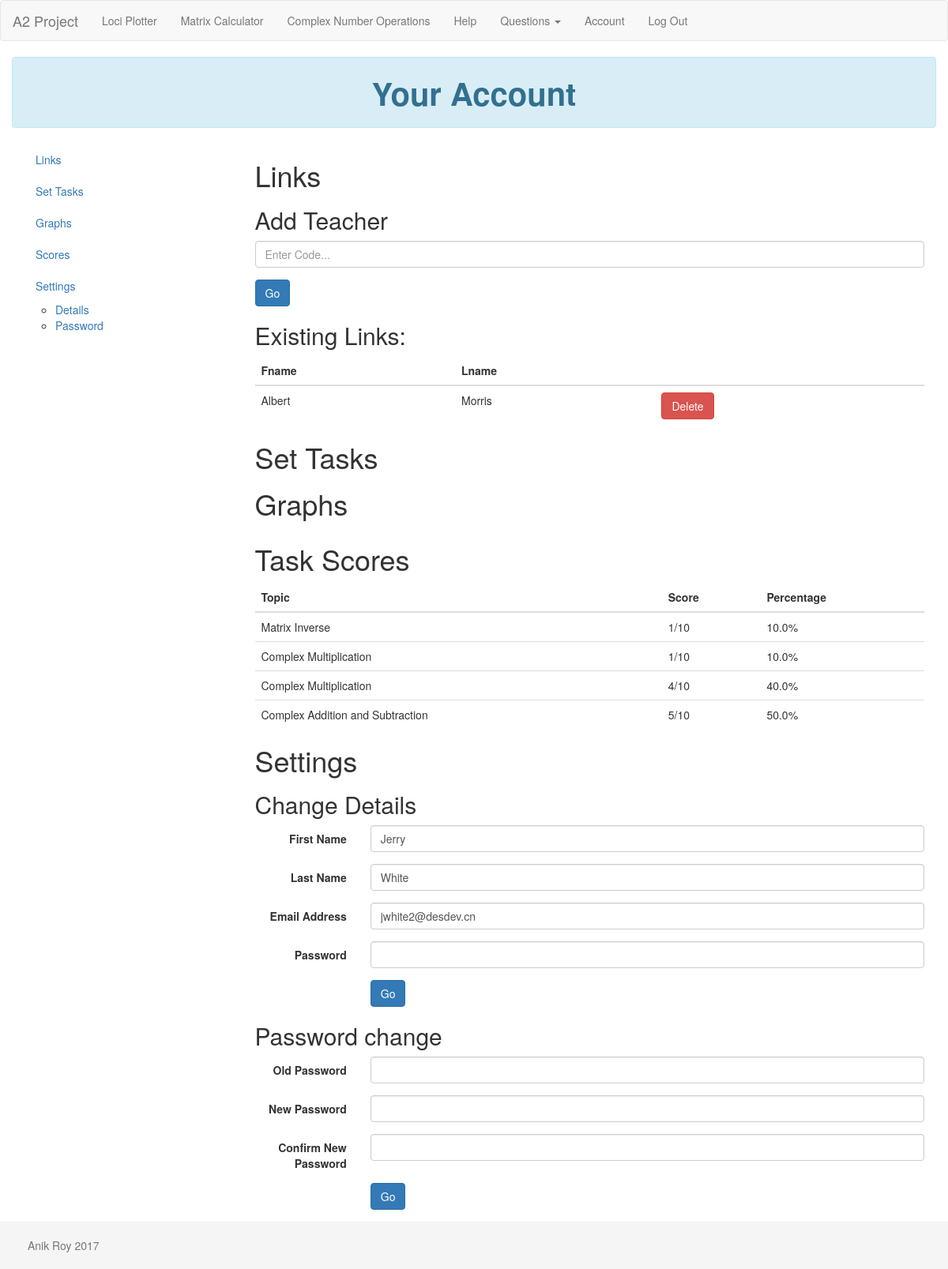
Screenshot of /account (signed in) with the database file from the repository.
### app/models.py (models this page shows, shortened)
class User(db.Model):
    user_id = db.Column('user_id', db.Integer, primary_key=True)
    fname = db.Column(db.String(80), unique=False)
    lname = db.Column(db.String(80), unique=False)
    email = db.Column(db.String(120), unique=True)
    password = db.Column(db.String(120), unique=False)
    authenticated = db.Column(db.Boolean, default=False)
    confirmed = db.Column(db.Boolean)
    role = db.Column(db.String(50))
    graphs = db.relationship('Graph', backref="user",
                             cascade="all, delete-orphan", lazy="dynamic")
    __mapper_args__ = {
        'polymorphic_identity': 'user',
        'polymorphic_on': role
    }

class Teacher(User):
    __tablename__ = 'teacher'
    teacher_id = db.Column(db.Integer, primary_key=True)
    user_id = db.Column(db.Integer, db.ForeignKey('user.user_id'))
    code = db.Column(db.String(7))
    students = db.relationship('Student', secondary='links',
                               backref=db.backref('teachers', lazy='dynamic'),
                               lazy='dynamic')
    tasks = db.relationship('Task', backref="teacher",
                            cascade="all, delete-orphan", lazy="dynamic")
    __mapper_args__ = {
        'polymorphic_identity': 'teacher',
    }

class User(db.Model):
    user_id = db.Column('user_id', db.Integer, primary_key=True)
    fname = db.Column(db.String(80), unique=False)
    lname = db.Column(db.String(80), unique=False)
    email = db.Column(db.String(120), unique=True)
    password = db.Column(db.String(120), unique=False)
    authenticated = db.Column(db.Boolean, default=False)
    confirmed = db.Column(db.Boolean)
    role = db.Column(db.String(50))
    graphs = db.relationship('Graph', backref="user",
                             cascade="all, delete-orphan", lazy="dynamic")
    __mapper_args__ = {
        'polymorphic_identity': 'user',
        'polymorphic_on': role
    }

class Mark(db.Model):
    mark_id = db.Column('mark_id', db.Integer, primary_key=True)
    score = db.Column(db.Integer)
    out_of = db.Column(db.Integer)
    date = db.Column(db.DateTime)
    question_id = db.Column(db.Integer)
    student_id = db.Column('student_id', db.Integer,
                           db.ForeignKey('student.student_id'))
    task = db.relationship('Task', uselist=False, back_populates='mark')

### app/routes/user.py (the view, shortened to what this page needs)
@user.route('/account', methods=['GET', 'POST'])
@login_required
def account():
    user_id = current_user.user_id
    u = User.query.get(user_id)
    if u.role == 'student':
        changeform = ChangeDetailsForm(obj=u)
        linkform = TeacherLinkForm()
        pwform = ChangePasswordForm1()
        return render_template('user/student_account.html', student=u,
                                qs=QUESTIONS, linkform=linkform,
                                changeform=changeform, pwform=pwform)
    else:
        return abort(500)

### app/forms.py
class ChangeDetailsForm(FlaskForm):
    fname = TextField('First Name', [validators.Required()])
    lname = TextField('Last Name', [validators.Required()])
    email = EmailField('Email Address',
                       [validators.DataRequired(), validators.Email()])
    password = PasswordField('Password', [validators.Required()])
    change_submit = SubmitField('Go')

class TeacherLinkForm(FlaskForm):
    link_code = TextField('Link Code', [validators.Required()])
    link_submit = SubmitField('Go')

### app/views.py (called while the page is built)
@login_manager.user_loader
def user_loader(email):
    return User.query.filter_by(email=email).first()

### app/templates/user/student_account.html (shortened to what this page needs)
{% extends "layout.html" %}
{% block head %}
{{ super() }}
<link rel="stylesheet" href="{{ url_for('static',filename='styles/account.css') }}">
<link rel="stylesheet" href="{{ url_for('static',filename='image-picker/image-picker.css') }}">
{% endblock %}
{% block main %}
<div id="title" class="row">
  <div class="col-sm-12">
    <div class="alert alert-info title">
      <strong>Your Account</strong>
    </div>
  </div>
</div>
<div data-spy="scroll" data-target=".scrollspy" style="position:relative">
<div class="col-md-3 scrollspy">
  <ul id="nav" class="nav hidden-xs hidden-sm affix-top" data-spy="affix">
    <li><a href="#links">Links</a></li>
    <li><a href="#set">Set Tasks</a></li>
    <li><a href="#graphs">Graphs</a></li>
    <li><a href="#scores">Scores</a></li>
    <li><a href="#settings">Settings</a>
      <ul id="nav">
        <li>
          <a href="#change-details">Details</a>
        </li>
        <li>
          <a href="#pwd">Password</a>
        </li>
      </ul>
    </li>
  </ul>
</div>
<div class="col-md-9">
  <section id="links">
    <h1>Links</h1>
    <h2>Add Teacher</h2>
    <form method="post" action="{{ url_for('user.account') }}">
    <div class="form-group">
      {{ linkform.link_code(class="form-control form-control-lg",placeholder="Enter Code...") }}
    </div>
    <div class="form-group">
      {{ linkform.link_submit(class="btn btn-primary") }}
    </div>
    </form>
    <h2>Existing Links:</h2>
    <table id="links-table" class="table">
      <thead>
        <th>Fname</th>
        <th>Lname</th>
        <th></th>
      </thead>
      <tbody>
        {% for t in student.teachers.all() %}
        <tr id="link-row{{ t.teacher_id }}">
          <td>{{ t.fname }}</td>
          <td>{{ t.lname }}</td>
          <td><input type="button" class="btn btn-danger" id="{{ t.teacher_id }}" value="Delete"></td>
        </tr>
        {% endfor %}
      </tbody>
    </table>
  </section>
  <section id="set">
    <h1>Set Tasks</h1>
  </section>
  <section id="graphs">
    <h1>Graphs</h1>
  </section>
  <section id="scores">
  <h1>Task Scores</h1>
    <table class="table">
      <thead>
        <th> Topic </th>
        <th> Score </th>
        <th> Percentage </th>
      </thead>
      <tbody>
        {% for mark in student.marks.all() %}
        <tr>
          <td>{{ qs[mark.question_id]["topic"] }}&nbsp;{{ qs[mark.question_id]["name"] }}</td>
          <td>{{ mark.score }}/{{ mark.out_of }}</td>
          <td>{{ mark.score/mark.out_of*100 }}%</td>
        </tr>
        {% endfor %}
      </tbody>
    </table>
  </section>
  <section id="settings">
  <h1>Settings</h1>
    <h2>Change Details</h2>
    <form id="change-details" class="form-horizontal" method="post", action="{{ url_for('user.account') }}">
      <div class="form-group">
        {{ changeform.fname.label(class="col-xs-2 control-label") }}
        <div class="col-xs-10">
          {{ changeform.fname(value=student.fname,class="form-control") }}
        </div>
      </div>
      <div class="form-group">
        {{ changeform.lname.label(class="col-xs-2 control-label") }}
        <div class="col-xs-10">
          {{ changeform.lname(value=student.lname,class="form-control") }}
        </div>
      </div>
      <div class="form-group">
        {{ changeform.email.label(class="col-xs-2 control-label") }}
        <div class="col-xs-10">
          {{ changeform.email(value=student.email,class="form-control") }}
        </div>
      </div>
      <div class="form-group">
        {{ changeform.password.label(class="col-xs-2 control-label") }}
        <div class="col-xs-10">
          {{ changeform.password(class="form-control") }}
        </div>
      </div>
      <div class="form-group">
        <div class="col-xs-offset-2 col-xs-10">
          {{ changeform.change_submit(class="btn btn-primary") }}
        </div>
      </div>
    </form>
    <h2>Password change</h2>
    <form id="pwd" class="form-horizontal" method="post", action="{{ url_for('user.account') }}">
      <div class="form-group">
        {{ pwform.old_password.label(class="col-xs-2 control-label") }}
        <div class="col-xs-10">
          {{ pwform.old_password(class="form-control") }}
        </div>
      </div>
      <div class="form-group">
        {{ pwform.password.label(class="col-xs-2 control-label") }}
        <div class="col-xs-10">
          {{ pwform.password(class="form-control") }}
        </div>
      </div>
      <div class="form-group">
        {{ pwform.confirm_password.label(class="col-xs-2 control-label") }}
        <div class="col-xs-10">
          {{ pwform.confirm_password(class="form-control") }}
        </div>
      </div>
      <div class="form-group">
        <div class="col-xs-offset-2 col-xs-10">
          {{ pwform.pw_submit(class="btn btn-primary") }}
        </div>
      </div>
    </form>
  </section>
</div>
</div>
</div>
{% endblock %}

### app/static/styles/main.css (style rules this page uses)
html { position: relative; min-height: 100%; }
body { margin-bottom: 60px; }

### app/static/styles/account.css (style rules this page uses)
section { border: 1 px solid black; width: 100% }
.title { text-align: center; font-size: 30pt; }

### rows the page displays
Teacher: fname "Albert", lname "Morris"
Mark: qs "Matrix", qs "Inverse", score "1", out_of "10", mark.score/mark.out_of*100 "10.0"
Mark: qs "Complex", qs "Multiplication", score "1", out_of "10", mark.score/mark.out_of*100 "10.0"
Mark: qs "Complex", qs "Multiplication", score "4", out_of "10", mark.score/mark.out_of*100 "40.0"
Mark: qs "Complex", qs "Addition and Subtraction", score "5", out_of "10", mark.score/mark.out_of*100 "50.0"
User: fname "Jerry", lname "White", email "jwhite2@desdev.cn"

### other values shown
{{ changeform.fname.label(class="col-xs-2 control-label") }} "First Name"
{{ changeform.lname.label(class="col-xs-2 control-label") }} "Last Name"
{{ changeform.email.label(class="col-xs-2 control-label") }} "Email Address"
{{ changeform.password.label(class="col-xs-2 control-label") }} "Password"
{{ pwform.old_password.label(class="col-xs-2 control-label") }} "Old Password"
{{ pwform.password.label(class="col-xs-2 control-label") }} "New Password"
{{ pwform.confirm_password.label(class="col-xs-2 control-label") }} "Confirm New Password"
